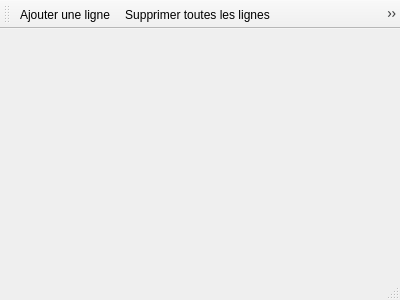
<?xml version="1.0" encoding="UTF-8"?>
<ui version="4.0">
 <class>MainWindow</class>
 <widget class="QMainWindow" name="MainWindow">
  <property name="geometry">
   <rect>
    <x>0</x>
    <y>0</y>
    <width>400</width>
    <height>300</height>
   </rect>
  </property>
  <property name="windowTitle">
   <string>MainWindow</string>
  </property>
  <widget class="QWidget" name="centralWidget"/>
  <widget class="QMenuBar" name="menuBar">
   <property name="geometry">
    <rect>
     <x>0</x>
     <y>0</y>
     <width>400</width>
     <height>22</height>
    </rect>
   </property>
  </widget>
  <widget class="QToolBar" name="mainToolBar">
   <attribute name="toolBarArea">
    <enum>TopToolBarArea</enum>
   </attribute>
   <attribute name="toolBarBreak">
    <bool>false</bool>
   </attribute>
   <addaction name="actionAddTask"/>
   <addaction name="actionClear_All"/>
   <addaction name="actionUpdateModel"/>
  </widget>
  <widget class="QStatusBar" name="statusBar"/>
  <action name="actionAddTask">
   <property name="text">
    <string>Ajouter une ligne</string>
   </property>
   <property name="toolTip">
    <string>ajouter une nouvelle tache</string>
   </property>
   <property name="shortcut">
    <string>Ctrl+N</string>
   </property>
  </action>
  <action name="actionClear_All">
   <property name="text">
    <string>Supprimer toutes les lignes</string>
   </property>
   <property name="toolTip">
    <string>supprimer toute les taches</string>
   </property>
   <property name="shortcut">
    <string>Ctrl+Backspace</string>
   </property>
  </action>
  <action name="actionUpdateModel">
   <property name="text">
    <string>Mettre à jour le model</string>
   </property>
  </action>
 </widget>
 <layoutdefault spacing="6" margin="11"/>
 <resources/>
 <connections/>
</ui>
